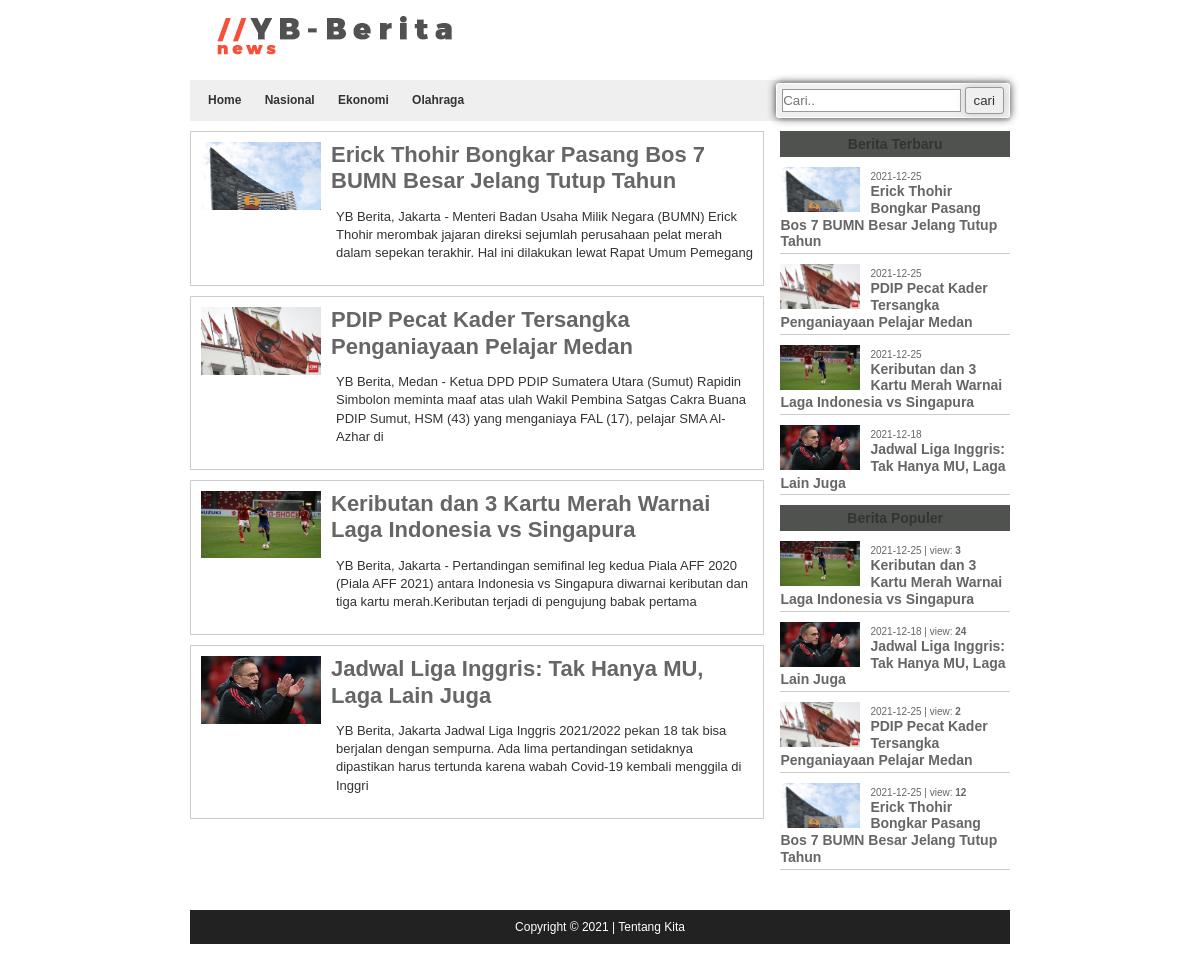
The app's page /portalberita/index.php with its own data.
### tables this page shows
CREATE TABLE `kategori` (
  `ID` int(5) NOT NULL,
  `Kategori` varchar(100) NOT NULL,
  `alias` varchar(50) NOT NULL,
  `Terbit` varchar(1) NOT NULL
);

CREATE TABLE `berita` (
  `ID` int(10) NOT NULL,
  `Judul` varchar(255) NOT NULL,
  `Kategori` varchar(50) NOT NULL,
  `Isi` text NOT NULL,
  `Gambar` varchar(255) NOT NULL,
  `Teks` text NOT NULL,
  `Tanggal` varchar(30) NOT NULL,
  `Updateby` varchar(50) NOT NULL,
  `Viewnum` varchar(20) NOT NULL,
  `Post_type` varchar(20) NOT NULL,
  `Terbit` varchar(1) NOT NULL
);

### portalberita/inc/fungsi.php (the view)
<?php
include 'koneksi.php';
function populer()
{
	?>
		<div class="bar-menu">
			Berita Populer
		</div>
		<div>
			<?php
			global $connect;
			$pop = mysqli_query($connect,"SELECT * FROM berita WHERE Terbit='1' AND Tanggal>='".date('Y-m-d H:i:s', strtotime(''.POPULER_TIME.' days'))."' ORDER BY Viewnum DESC LIMIT 0,10");
			while ($r = mysqli_fetch_array($pop)) {
				extract($r);
				echo'
				<div class="side-box">
					<div class="img">
						<img src="'.URL_SITUS.$Gambar.'">
					</div>
					<span>'.substr($Tanggal, 0, 10).' | view: <b>'.$Viewnum.'</b> </span>
					<h1><a href="./?open=detail&id='.$ID.'">'.$Judul.'</a></h1>
					<div class="clear"></div>
				</div>
				';
			}
			?>
		</div>
		<?php
}
function beritaterbaru()
{
	?>
		<div class="bar-menu">
			Berita Terbaru
		</div>
		<div>
			<?php
			global $connect;
			$terbaru = mysqli_query($connect,"SELECT * FROM berita WHERE Terbit='1' ORDER BY ID DESC LIMIT 0,10");
			while ($r = mysqli_fetch_array($terbaru)) {
				extract($r);
				echo'
				<div class="side-box">
					<div class="img">
						<img src="'.URL_SITUS.$Gambar.'">
					</div>
					<span>'.substr($Tanggal, 0, 10).' </span>
					<h1><a href="./?open=detail&id='.$ID.'">'.$Judul.'</a></h1>
					<div class="clear"></div>
				</div>
				';
			}
			?>
		</div>
		<?php
}
?>

### portalberita/header.php (shortened to what this page needs)
<?php
include("inc/fungsi.php");
 ?>
<!DOCTYPE html>
<html>
<head>
	<link rel="stylesheet" type="text/css" href="assets/style.css">
</head>
<body>
	<div class="wrap">
		<div class="pd10">
		<header>
			<div class="logo">
				<img src="<?=URL_SITUS.PATH_LOGO.'/'.FILE_LOGO;?>">
			</div>
			<nav>
				<a href="./">Home</a>
				<?php
				global $connect;
				$menu = mysqli_query($connect,"SELECT * FROM kategori WHERE Terbit='1' ORDER BY ID ASC LIMIT 0,10");
				while ($r = mysqli_fetch_array($menu)) {
					extract($r);
					echo'
					<a href="./?open=cat&id='.$ID.'">'.$Kategori.'</a>
					';
				}
				 ?>
				 <form action="" method="GET" class="btn fr" style="margin-top:-5px; margin-right: -8px;">
				 	<input type="text" name="key" placeholder="Cari..">
				 	<input type="submit" name="open" value="cari">
				 </form>
			</nav>
		</header>

### portalberita/index.php (shortened to what this page needs)
<?php
include("header.php");
 ?>
<div class="pt10 pb10">
	<?php
	$open = (isset($_GET["open"]) ? $_GET["open"] : '') ;
	switch ($open) {
		default:
		include("depan.php");
		break;
	}
	 ?>
</div>
<?php
include("footer.php");
 ?>

### portalberita/depan.php (shortened to what this page needs)
<div class="mainpage">
	<div class="content">
		<?php
		global $connect;
		$sql = mysqli_query($connect,"SELECT * FROM berita WHERE Terbit='1' ORDER BY ID DESC LIMIT 0,10");
		while ($b = mysqli_fetch_array($sql)) {
			extract($b);
		echo'
		<div class="boxnews">
			 <div class="img">
			 	<img src="'.URL_SITUS.$Gambar.'">
			 </div>
			 <h1><a href="./?open=detail&id='.$ID.'">'.$Judul.'</a></h1>
			 <p>'.substr(strip_tags($Isi),0,200).'</p>
			 <div class="clear"></div>
		</div>
		';
		}
		?>
	</div>
	<div class="sidebar">
		<?=beritaterbaru(); ?>
		<?=populer()?>
	</div>
</div>

### portalberita/footer.php
</div>
</div>
<footer>
	<div class="wrap">
		<div class="pd10">
			<div class="footer pd10">
				Copyright &copy; 2021 | <a href="tentangkita.php" class="footer">Tentang Kita</a>
			</div>
		</div>
	</div>
</footer>
</body>
</html>

### portalberita/assets/style.css (style rules this page uses)
body { margin:0; padding:0; background: #fff; font-family: arial, sans-serif; font-size: 14px; color: #333; }
a { text-decoration: none; color: #666666 }
h1, h2, h3, h4, h5, h6 { line-height: 1.2; }
h1 { font-size: 48px; margin: 0; }
.fr { float: right; }
.pd10 { padding: 10px !important; }
.pt10 { padding-top: 10px !important; }
.pb10 { padding-bottom: 10px !important; }
.wrap { width: 70%; margin: 0 auto; }
input[type="text"] { padding: 3px 0; border: 1px solid #999; }
input[type="submit"] { box-shadow: 0px 0px 10px #ccc; border: 1px solid #999; padding: 5px 8px; color:#333; box-sizing: border-box; border-radius:3px; }
.btn { padding: 3px 5px; margin: 0px 3px; border-radius:3px; border:1px solid #FFF; box-sizing: border-box; box-shadow: 0px 0px 8px #333; }
header { min-height:90px; }
.logo { height:70px; overflow: hidden; float: left; }
.logo img { width: 100%; }
nav { padding: 8px; height: 25px; font-size:12px; line-height: 25px; font-weight: 700; background: #efefef; }
nav a { margin: 3px 10px; color: #333; text-decoration: none; }
.mainpage { width: 100%; padding: 0; margin: 0; box-sizing: border-box; }
.content { width: 70%; float: left; }
.sidebar { width: 28%; float: right; }
.boxnews { width: 100%; box-sizing: border-box; margin: 0 0 10px 0; padding: 10px; border:1px solid #ccc; }
.boxnews .img { width: 120px; height: auto; float: left; margin-right: 10px; overflow: hidden; }
.boxnews .img img { width: 100%; }
.boxnews h1 { font-size:22px; }
.boxnews h1 a { color: #666; text-decoration: none; }
.boxnews p { font-size: 13px; line-height:1.4; margin-left: 135px; }
.bar-menu { font-size: 14px; font-weight: 700; text-align: center; padding: 5px 0; margin: 0 0 10px 0; background: rgb(80, 82, 80); }
.side-box { width: 100%; box-sizing: border-box; margin: 0 0 10px 0; padding:0 0 3px 0; border-bottom:1px solid #ccc; }
.side-box .img { width:80px; height: auto; float: left; margin-right: 10px; overflow: hidden; }
.side-box .img img { width: 100%; }
.side-box h1 { font-size:14px; }
.side-box h1 a { color: #666; text-decoration: none; }
.side-box span { font-size: 10px; color: #666; }
footer { height: 90px; margin: 0; }
.footer { font-size: 12px; text-align: center; background: #222; color:#FFF; }

### records on screen
kategori: Kategori "Nasional"
kategori: Kategori "Ekonomi"
kategori: Kategori "Olahraga"
berita: Gambar (picture), Judul "Erick Thohir Bongkar Pasang Bos 7 BUMN Besar Jelang Tutup Tahun", Isi "YB Berita, Jakarta - Menteri Badan Usaha Milik Negara (BUMN) Erick Thohir merombak jajaran direksi sejumlah perusahaan pelat merah dalam sepekan terakhir. Hal ini dilakukan lewat Rapat Umum Pemegang", Tanggal "2021-12-25", Viewnum "12"
berita: Gambar (picture), Judul "PDIP Pecat Kader Tersangka Penganiayaan Pelajar Medan", Isi "YB Berita, Medan - Ketua DPD PDIP Sumatera Utara (Sumut) Rapidin Simbolon meminta maaf atas ulah Wakil Pembina Satgas Cakra Buana PDIP Sumut, HSM (43) yang menganiaya FAL (17), pelajar SMA Al-Azhar di", Tanggal "2021-12-25", Viewnum "2"
berita: Gambar (picture), Judul "Keributan dan 3 Kartu Merah Warnai Laga Indonesia vs Singapura", Isi "YB Berita, Jakarta - Pertandingan semifinal leg kedua Piala AFF 2020 (Piala AFF 2021) antara Indonesia vs Singapura diwarnai keributan dan tiga kartu merah.Keributan terjadi di pengujung babak pertama", Tanggal "2021-12-25", Viewnum "3"
berita: Gambar (picture), Judul "Jadwal Liga Inggris: Tak Hanya MU, Laga Lain Juga", Isi "YB Berita, Jakarta Jadwal Liga Inggris 2021/2022 pekan 18 tak bisa berjalan dengan sempurna. Ada lima pertandingan setidaknya dipastikan harus tertunda karena wabah Covid-19 kembali menggila di Inggri", Tanggal "2021-12-18", Viewnum "24"
